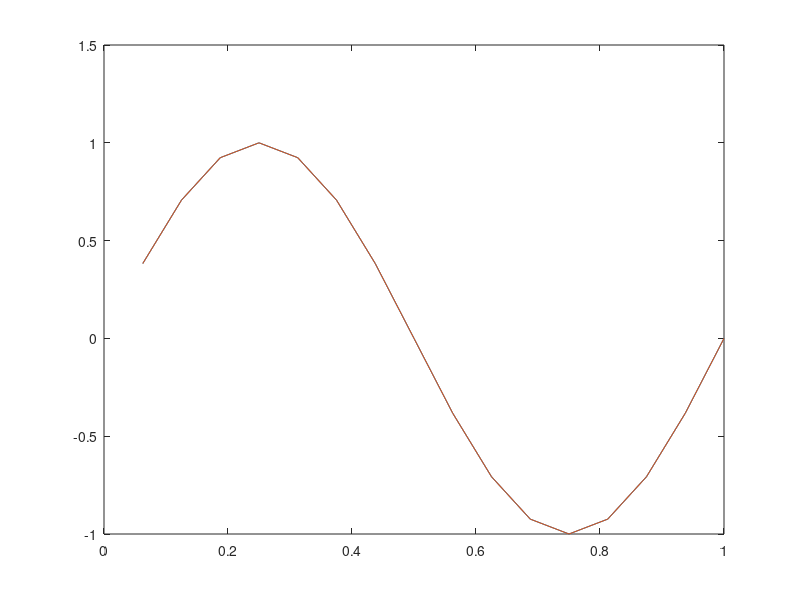

The MATLAB script that drew this image:
T=1;
N=16;
h=T/N;
x=h:h:T;
K=-N/2+1:N/2;


%u=exp(-25*(x-0.5).^2).*exp(-sqrt(-1)/5/epsilon.*log(exp(5*(x-0.5))+exp(-5*(x-0.5))));
u=sin(x*2*pi/T);
uhat=[];
for k=1:N
    uhat(k)=0;
    for j=1:N
        uhat(k)=uhat(k)+h*exp(-sqrt(-1)*2*pi/T*K(k)*x(j))*u(j);
    end
end
%{

uhat=[];
for k=1:N
    uhat(k)=FFT(u,k)/N;
end

%}
unew=[];
for j=1:N
    unew(j)=0;
    for k=1:N
        unew(j)=unew(j)+exp(sqrt(-1)*2*pi/T*K(k)*x(j))*uhat(k);
    end
    %unew(j)=unew(j)+(exp(-sqrt(-1)*K(N)*x(j))+exp(sqrt(-1)*K(N)*x(j)))*uhat2(N)/T/2;
end

%{
unew=[];
for j=1:N
    unew(j)=IFFT(uhat,j);%+uhat(N)*(exp(-sqrt(-1)*N/2*x(j))-exp(sqrt(-1)*N/2*x(j)))/2;
    
end
%}
plot(x,real(u),x,real(unew))
